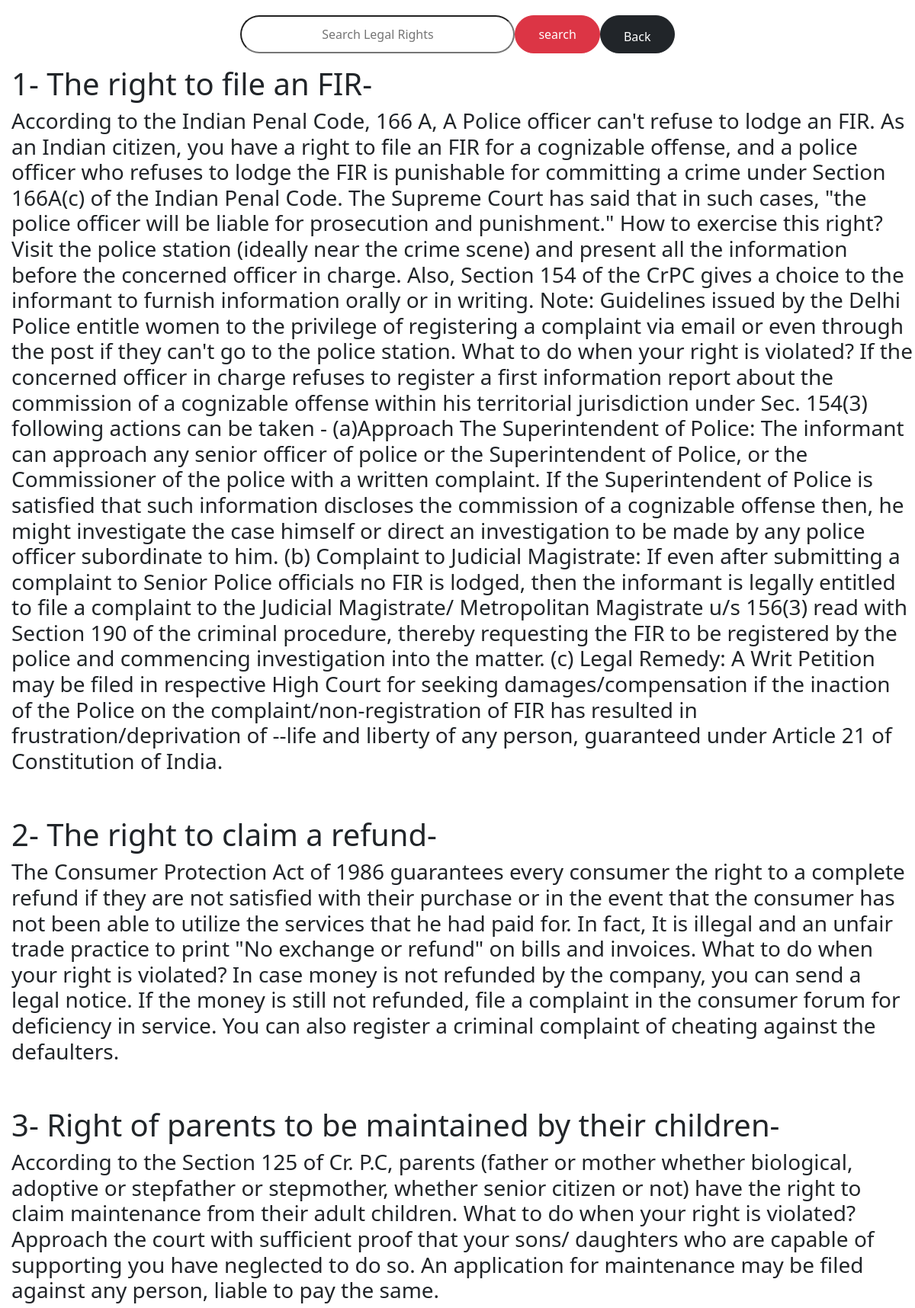
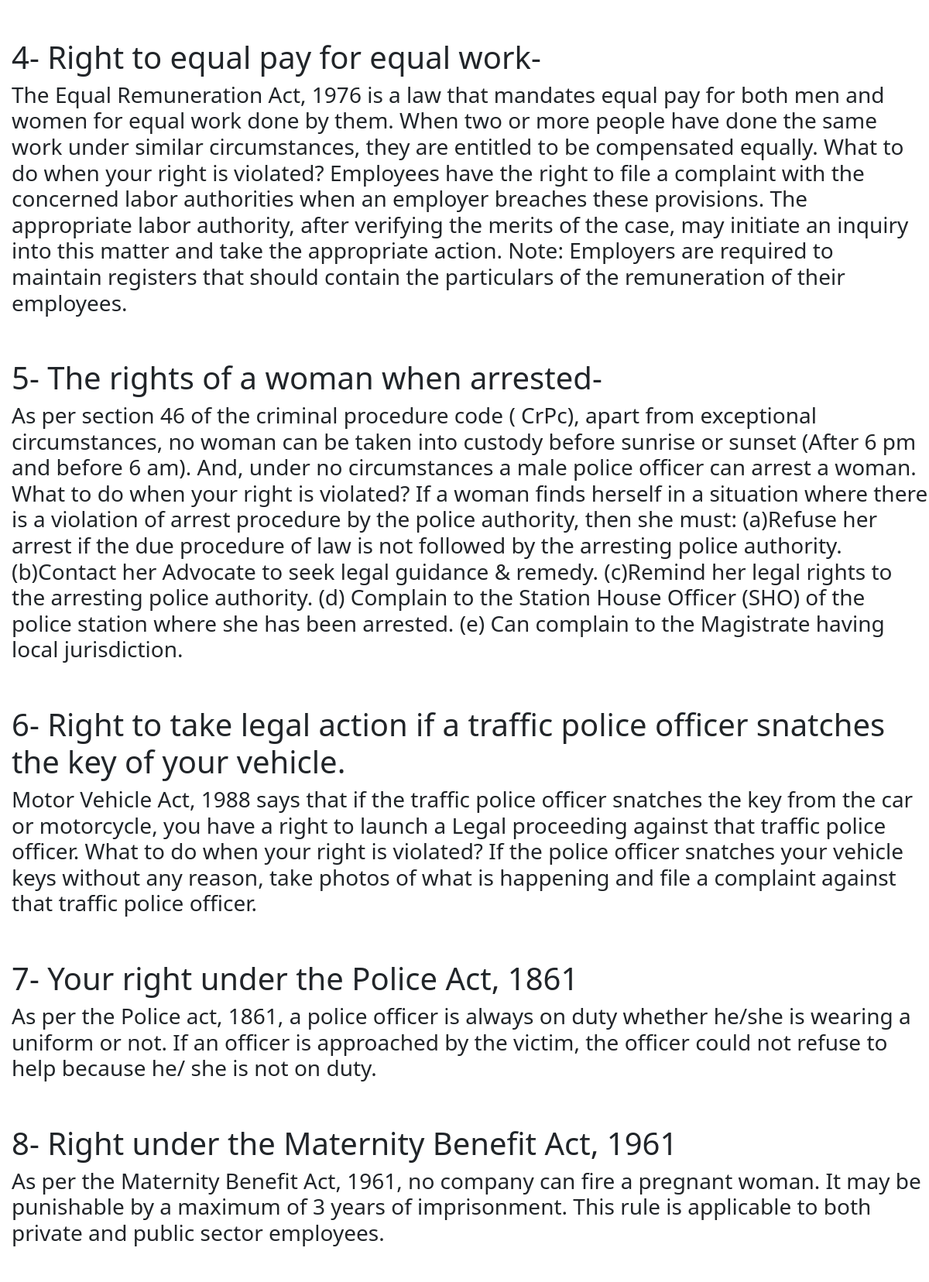
/LegalRights/ (upper part), run on the app's committed database (2 pictures, top to bottom).
### rights/models.py (models this page shows, shortened)
class LegalRights(models.Model):
    Title = models.CharField(max_length=400)
    Description = models.CharField(max_length=5000)

### rights/views.py (the view)
# urls.py: path("LegalRights/",Legal,name="LegalRights"),
def Legal(request):
    query = request.GET.get('q')
    if query:
         legal_right = LegalRights.objects.filter(
             Q(Title__iconatins=query) | Q(Description__icontains=query)
        )
    else:
         legal_right = LegalRights.objects.all()
    return render(request,"legalrights.html",{'legal_right':legal_right})

### rights/templates/legalrights.html (shortened to what this page needs)
<!DOCTYPE html>
<html lang="en">
<head>
    <link href="https://cdn.jsdelivr.net/npm/bootstrap@5.3.3/dist/css/bootstrap.min.css" rel="stylesheet">
</head>
<body>
    <form method="GET" action="{% url 'LegalRights'%}" style="display: flex; justify-content: center; text-align: center;">
        <input type="text"  style="border-radius:30px; border: 3px line; height: 50px; width: 30%; margin-top: 20px;text-align: center;" name="q" id="autocomplete" placeholder="Search Legal Rights">
        <input type="submit" class="btn btn-danger" style="padding-left: 30px; padding-right: 30px;border-radius: 30px; margin-top: 20px;" value="search" value="search">
        <a href="{% url 'home' %}"class="btn btn-dark" style="padding-left: 30px; padding-top: 15px; padding-right: 30px; border-radius: 30px; margin-top: 20px; " >Back</a>
    </form>
    <div id="Legal">
        {% for l in legal_right %}
        <h1>{{l.Title}}</h1> <h3>{{l.Description}}</h3><br><br>
        {% endfor %}
    </div>
</body>
</html>

### rights/templates/legalrights.html (style rules this page uses)
h1,h3 { margin-left: 15px; }

### data on the page
LegalRights: Title "1- The right to file an FIR-", Description "According to the Indian Penal Code, 166 A, A Police officer can't refuse to lodge an FIR. As an Indian citizen, you have a right to file an FIR for a cognizable offense, and a police officer who refuses to lodge the FIR is punishable for committing a crime under Section 166A(c) of the Indian Penal Code. The Supreme Court has said that in such cases, \"the police officer will be liable for prosecution and punishment.\" How to exercise this right? Visit the police station (ideally near the crime scene) and present all the information before the concerned officer in charge. Also, Section 154 of the CrPC gives a choice to the informant to furnish information orally or in writing. Note: Guidelines…"
LegalRights: Title "2- The right to claim a refund-", Description "The Consumer Protection Act of 1986 guarantees every consumer the right to a complete refund if they are not satisfied with their purchase or in the event that the consumer has not been able to utilize the services that he had paid for. In fact, It is illegal and an unfair trade practice to print \"No exchange or refund\" on bills and invoices. What to do when your right is violated? In case money is not refunded by the company, you can send a legal notice. If the money is still not refunded, file a complaint in the consumer forum for deficiency in service. You can also register a criminal complaint of cheating against the defaulters."
LegalRights: Title "3- Right of parents to be maintained by their children-", Description "According to the Section 125 of Cr. P.C, parents (father or mother whether biological, adoptive or stepfather or stepmother, whether senior citizen or not) have the right to claim maintenance from their adult children. What to do when your right is violated? Approach the court with sufficient proof that your sons/ daughters who are capable of supporting you have neglected to do so. An application for maintenance may be filed against any person, liable to pay the same."
LegalRights: Title "4- Right to equal pay for equal work-", Description "The Equal Remuneration Act, 1976 is a law that mandates equal pay for both men and women for equal work done by them. When two or more people have done the same work under similar circumstances, they are entitled to be compensated equally. What to do when your right is violated? Employees have the right to file a complaint with the concerned labor authorities when an employer breaches these provisions. The appropriate labor authority, after verifying the merits of the case, may initiate an inquiry into this matter and take the appropriate action. Note: Employers are required to maintain registers that should contain the particulars of the remuneration of their employees."
LegalRights: Title "5- The rights of a woman when arrested-", Description "As per section 46 of the criminal procedure code ( CrPc), apart from exceptional circumstances, no woman can be taken into custody before sunrise or sunset (After 6 pm and before 6 am). And, under no circumstances a male police officer can arrest a woman. What to do when your right is violated? If a woman finds herself in a situation where there is a violation of arrest procedure by the police authority, then she must: (a)Refuse her arrest if the due procedure of law is not followed by the arresting police authority. (b)Contact her Advocate to seek legal guidance & remedy. (c)Remind her legal rights to the arresting police authority. (d) Complain to the Station House Officer (SHO) of the…"
LegalRights: Title "6- Right to take legal action if a traffic police officer snatches the key of your vehicle.", Description "Motor Vehicle Act, 1988 says that if the traffic police officer snatches the key from the car or motorcycle, you have a right to launch a Legal proceeding against that traffic police officer. What to do when your right is violated? If the police officer snatches your vehicle keys without any reason, take photos of what is happening and file a complaint against that traffic police officer."
LegalRights: Title "7- Your right under the Police Act, 1861", Description "As per the Police act, 1861, a police officer is always on duty whether he/she is wearing a uniform or not. If an officer is approached by the victim, the officer could not refuse to help because he/ she is not on duty."
LegalRights: Title "8- Right under the Maternity Benefit Act, 1961", Description "As per the Maternity Benefit Act, 1961, no company can fire a pregnant woman. It may be punishable by a maximum of 3 years of imprisonment. This rule is applicable to both private and public sector employees."
